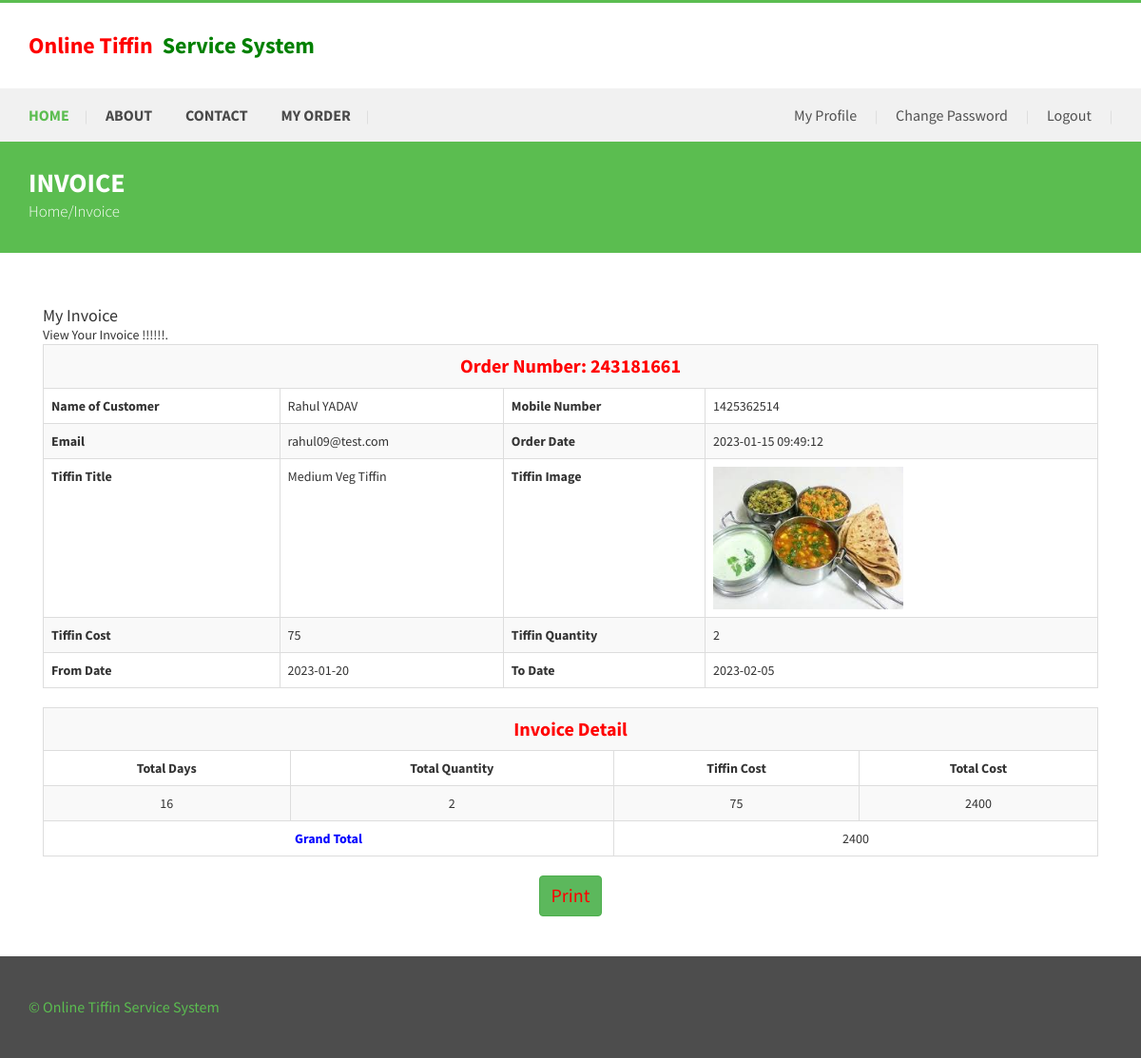
Page /otss/invoice.php?invid=243181661 (signed in) on the committed database.
### tables this page shows
CREATE TABLE `tblorder` (
  `ID` int(10) NOT NULL,
  `TiffinID` int(10) DEFAULT NULL,
  `UserID` int(5) NOT NULL,
  `OrderNumber` int(10) DEFAULT NULL,
  `FullName` varchar(120) DEFAULT NULL,
  `Email` varchar(200) DEFAULT NULL,
  `MobileNumber` bigint(10) DEFAULT NULL,
  `Quantity` int(10) DEFAULT NULL,
  `FromDate` varchar(200) DEFAULT NULL,
  `ToDate` varchar(200) DEFAULT NULL,
  `Time` varchar(50) DEFAULT NULL,
  `Address` mediumtext DEFAULT NULL,
  `OrderDate` timestamp NULL DEFAULT current_timestamp(),
  `TotalCost` varchar(200) NOT NULL,
  `Remark` varchar(200) NOT NULL,
  `Status` varchar(50) DEFAULT NULL,
  `UpdationDate` timestamp NULL DEFAULT NULL ON UPDATE current_timestamp()
);

CREATE TABLE `tbltiffin` (
  `ID` int(10) NOT NULL,
  `Type` varchar(120) DEFAULT NULL,
  `Title` varchar(200) NOT NULL,
  `Description` mediumtext DEFAULT NULL,
  `Cost` int(10) DEFAULT NULL,
  `Image` varchar(120) DEFAULT NULL,
  `PostDate` timestamp NULL DEFAULT current_timestamp()
);

### otss/invoice.php (the view, shortened to what this page needs)
<?php
include('includes/dbconnection.php');
if (strlen($_SESSION['otssuid']==0)) {
  header('location:logout.php');
  } else{
  ?>
<!DOCTYPE html>
<html>
<head>
<link href="css/bootstrap.css" rel='stylesheet' type='text/css' />
<link href="css/style.css" rel="stylesheet" type="text/css" media="all" />
<link href="css/animate.css" rel='stylesheet' type='text/css' />
</head>
<body>
	<div class="header">
		<?php include_once('includes/header.php');?>
	<div class="contact-section-page">
		<div class="contact-head">
		    <div class="container">
				<h3>Invoice</h3>
				<p>Home/Invoice</p>
			</div>
		</div>
		<div class="contact_top">
			 		<div class="container">
			 			<div class="col-md-12">
			 				<h4>My Invoice</h4>
			 				<p>View Your Invoice !!!!!!.</p>
			 				<?php
                  $invid=$_GET['invid'];
$sql="SELECT tblorder.ID,DATEDIFF(tblorder.ToDate,tblorder.FromDate) as ddf,tblorder.FullName,tblorder.Email,tblorder.MobileNumber,tblorder.Time,tblorder.Address,tblorder.OrderDate,tblorder.FromDate,tblorder.ToDate,tblorder.OrderNumber,tblorder.TotalCost,tblorder.Remark,tblorder.Status,tblorder.Quantity, tblorder.UpdationDate,tbltiffin.Type,tbltiffin.Title,tbltiffin.Description,tbltiffin.Cost,tbltiffin.Image from  tblorder join  tbltiffin on tbltiffin.ID=tblorder.TiffinID  where tblorder.OrderNumber=:invid";
$query = $dbh -> prepare($sql);
$query-> bindParam(':invid', $invid, PDO::PARAM_STR);
$query->execute();
$results=$query->fetchAll(PDO::FETCH_OBJ);
$cnt=1;
if($query->rowCount() > 0)
{
foreach($results as $row)
{               ?>
							  <table border="1" class="table table-bordered table-striped table-vcenter js-dataTable-full-pagination">
                                            <tr>
    <th colspan="5" style="text-align: center;color: red;font-size: 20px">Order Number: <?php  echo $row->OrderNumber;?></th>
  </tr>
  <tr>
    <th>Name of Customer</th>
    <td><?php  echo $row->FullName;?></td>
   <th>Mobile Number</th>
    <td colspan="2"><?php  echo $row->MobileNumber;?></td>
  </tr>
  <tr>
    <th>Email</th>
    <td><?php  echo $row->Email;?></td>
    <th>Order Date</th>
    <td colspan="2"><?php  echo $row->OrderDate;?></td>
  </tr>
   <tr>
    <th>Tiffin Title</th>
    <td><?php  echo $row->Title;?></td>
    <th>Tiffin Image</th>
    <td colspan="2"><img src="admin/images/<?php echo $row->Image;?>" width="200" height="150" value="<?php  echo $row->Image;?>"></td>
  </tr>
 <tr>
    <th>Tiffin Cost</th>
    <td><?php  echo $row->Cost;?></td>
    <th>Tiffin Quantity</th>
    <td colspan="2"><?php  echo $row->Quantity;?></td>
  </tr>
 <tr>
    <th>From Date</th>
    <td><?php  echo $row->FromDate;?></td>
    <th>To Date</th>
    <td colspan="2"><?php  echo $row->ToDate;?></td>
  </tr>
<table border="1" class="table table-bordered table-striped table-vcenter js-dataTable-full-pagination">
  <tr>
    <th colspan="5" style="text-align: center;color: red;font-size: 20px">Invoice Detail</th>
  </tr>
  <tr>
    <th style="text-align: center;">Total Days</th>
   <th style="text-align: center;">Total Quantity</th>
   <th style="text-align: center;">Tiffin Cost</th>
   <th style="text-align: center;">Total Cost</th>
  </tr>
<tr>
  <td style="text-align: center;"><?php  echo $ddf=$row->ddf;?></td>
  <td style="text-align: center;"><?php  echo $qty= $row->Quantity;?></td>
  <td style="text-align: center;"><?php  echo $tp= $row->Cost;?></td>
<td style="text-align: center;"><?php  echo $total= $ddf*$tp*$qty;?></td>
  </tr>
  <?php
$grandtotal+=$total;
$cnt=$cnt+1;} ?>
<tr>
  <th colspan="2" style="text-align:center;color: blue">Grand Total </th>
<td colspan="2" style="text-align: center;"><?php  echo $grandtotal;?></td>
</tr>
<?php $cnt=$cnt+1;} ?>
</table>
</table>
<p style="text-align: center;font-size: 20px">
  <input name="Submit2" type="submit" class="btn btn-success" style="color: red;font-size: 20px" value="Print" onClick="return f3();" style="cursor: pointer;"  /></p>
					        </div>
							 </div>
						</div>
					</div>
	</div>
	<?php include_once('includes/footer.php');?>
</body>
</html><?php }  ?>

### otss/css/style.css (style rules this page uses)
body { padding:0; margin:0; font-family: 'Source Sans Pro', sans-serif; }
input[type="button"],input[type="submit"] { transition:0.5s all; -webkit-transition:0.5s all; -moz-transition:0.5s all; -o-transition:0.5s all; -ms-transition:0.5s all; }
h1,h2,h3,h4,h5,h6 { margin:0; }
p { margin:0; }
.header { border-top: 3px solid #5BBD50; }
.contact-head { padding: 3.2em 0; background: #5BBD50; }
.contact-head h3 { text-align: left; color: #fff; font-size: 2em; text-transform: uppercase; font-weight: 700; }
.contact_top { padding:4em 0 3em 0; }
.contact-head p { text-align: left; color: #fff; font-size: 1.2em; font-weight: 300; margin: 0.2em auto; }
@media screen and (max-width:1280px) { .contact-head { padding: 2em 0; } }

### rows in the picture
tblorder: OrderNumber "243181661", FullName "Rahul YADAV", MobileNumber "1425362514", Email "rahul09@test.com", OrderDate "2023-01-15 09:49:12", TiffinID.Title "Medium Veg Tiffin", TiffinID.Image (picture), TiffinID.Cost "75", Quantity "2", FromDate "2023-01-20", ToDate "2023-02-05", ddf "16", qty "2400"

### other values in the picture
$grandtotal "2400"
